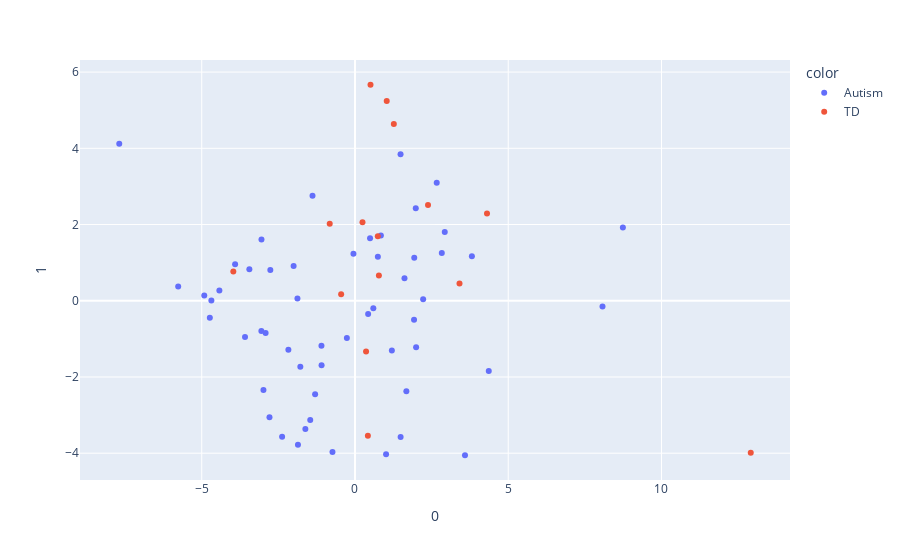

The notebook cell this image was saved under:
### Code cell
pca = PCA(n_components=2)
components = pca.fit_transform(df[thick])

loadings = pca.components_.T * np.sqrt(pca.explained_variance_)

fig = px.scatter(components, x=0, y=1, color=df.ASD.replace({'No' : 'TD', 'Yes': 'Autism'}), 
                labels = {0 : pca.explained_variance_[0], 1 : pca.explained_variance_[1]})

print('Explained Variance', pca.explained_variance_)
fig.show()
sns.set(rc={'figure.figsize':(5,5)})

df_pc1 = pd.DataFrame(components).join(df.ASD.reset_index(drop = True)).rename(columns = {0 : 'PC1', 1 : 'PC2'})
df_pc1_Z = df_pc1.join(df, lsuffix = '', rsuffix = '_r')
sns.set_theme(style = 'whitegrid')
sns.barplot(data = df_pc1, x = 'ASD', y = 'PC1',
           palette = ['blue', 'red']
#             , scale = 'count', inner = 'box'
           )

plt.title('PC1 distribution across status')
plt.show()
sns.set_theme(style = 'whitegrid')
sns.barplot(data = df_pc1, x = 'ASD', y = 'PC2',
           palette = ['blue', 'red']
#             , scale = 'count', inner = 'box'
           )

plt.title('PC2 distribution across status')
plt.show()

### Figure 1 — Plotly figure (JSON) as saved in the notebook; plotly's stock layout.template omitted (floating-point values rounded to 4 significant figures)
{"data": [{"hovertemplate": "color=Autism<br>0=%{x}<br>1=%{y}<extra></extra>", "legendgroup": "Autism", "marker": {"color": "#636efa", "symbol": "circle"}, "mode": "markers", "name": "Autism", "orientation": "v", "showlegend": true, "type": "scatter", "x": [2.224, 1.615, 3.589, 8.741, -1.386, 2.667, 0.4291, 1.487, -0.2649, -1.094, 0.5987, 1.983, 1.995, 1.934, 3.815, 0.8453, 4.366, 1.203, 1.927, -0.05008, 8.076, 0.7461, 2.832, 0.4917, 2.929, -0.7345, -1.46, 1.676, -2.762, -3.447, -2.003, -1.619, -4.736, -1.861, -7.692, -4.918, -2.79, -3.051, -3.588, -1.301, 1.489, -3.054, -1.09, -4.686, -2.173, -1.878, -2.986, -2.378, -2.917, -3.912, -4.424, -1.783, -5.769, 1.014], "xaxis": "x", "y": [0.03732, 0.5897, -4.054, 1.925, 2.757, 3.099, -0.3474, 3.841, -0.9776, -1.18, -0.1976, 2.426, -1.222, 1.131, 1.166, 1.713, -1.841, -1.307, -0.4964, 1.231, -0.1509, 1.154, 1.255, 1.642, 1.803, -3.97, -3.126, -2.376, 0.808, 0.8243, 0.9134, -3.368, -0.4482, -3.777, 4.117, 0.1408, -3.055, 1.604, -0.9526, -2.457, -3.572, -0.7927, -1.69, 0.008717, -1.288, 0.05779, -2.342, -3.571, -0.8462, 0.9545, 0.2704, -1.731, 0.3746, -4.029], "yaxis": "y"}, {"hovertemplate": "color=TD<br>0=%{x}<br>1=%{y}<extra></extra>", "legendgroup": "TD", "marker": {"color": "#EF553B", "symbol": "circle"}, "mode": "markers", "name": "TD", "orientation": "v", "showlegend": true, "type": "scatter", "x": [3.411, 0.4207, -0.8243, -3.969, 0.7442, 0.7805, -0.4513, 1.036, 4.308, 1.268, 0.5061, 0.2446, 2.383, 12.91, 0.3618], "xaxis": "x", "y": [0.4513, -3.544, 2.019, 0.7696, 1.691, 0.6653, 0.1714, 5.244, 2.291, 4.641, 5.668, 2.058, 2.513, -3.988, -1.331], "yaxis": "y"}], "layout": {"legend": {"title": {"text": "color"}, "tracegroupgap": 0}, "margin": {"t": 60}, "xaxis": {"anchor": "y", "domain": [0, 1], "title": {"text": "0"}}, "yaxis": {"anchor": "x", "domain": [0, 1], "title": {"text": "1"}}}}
